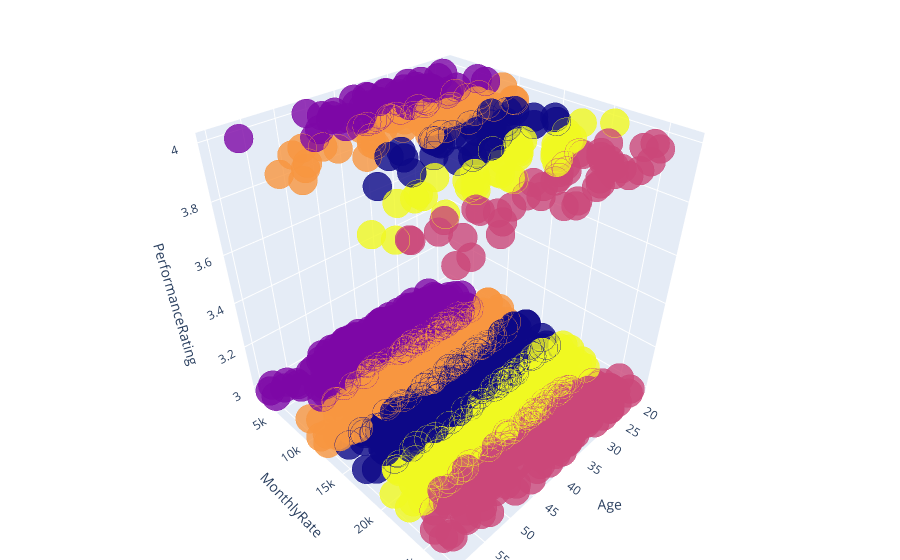

Here is the notebook cell this chart was saved with:
### Code cell
data['labels'] =  labels
trace1 = go.Scatter3d(
    x= data['Age'],
    y= data['MonthlyRate'],
    z= data['PerformanceRating'],
    mode='markers',
     marker=dict(
        color = data['labels'], 
        size= 10,
        line=dict(
            color= data['labels'],
            width= 12
        ),
        opacity=0.8
     )
)
df = [trace1]

layout = go.Layout(
    title = 'Character vs Gender vs Alive or not',
    margin=dict(
        l=0,
        r=0,
        b=0,
        t=0  
    ),
    scene = dict(
            xaxis = dict(title  = 'Age'),
            yaxis = dict(title  = 'MonthlyRate'),
            zaxis = dict(title  = 'PerformanceRating')
        )
)

fig = go.Figure(data = df, layout = layout)
py.iplot(fig)

### Figure 1 — Plotly figure (JSON) as saved in the notebook; plotly's stock layout.template omitted (floating-point values rounded to 4 significant figures; data arrays with more than 128 entries replaced by an {"elided": "..."} marker saying what was removed)
{"data": [{"marker": {"color": {"elided": "1470 int values"}, "line": {"color": {"elided": "1470 int values"}, "width": 12}, "opacity": 0.8, "size": 10}, "mode": "markers", "type": "scatter3d", "x": {"elided": "1470 int values"}, "y": {"elided": "1470 int values"}, "z": {"elided": "1470 int values"}}], "layout": {"margin": {"b": 0, "l": 0, "r": 0, "t": 0}, "scene": {"xaxis": {"title": {"text": "Age"}}, "yaxis": {"title": {"text": "MonthlyRate"}}, "zaxis": {"title": {"text": "PerformanceRating"}}}, "title": {"text": "Character vs Gender vs Alive or not"}}}
